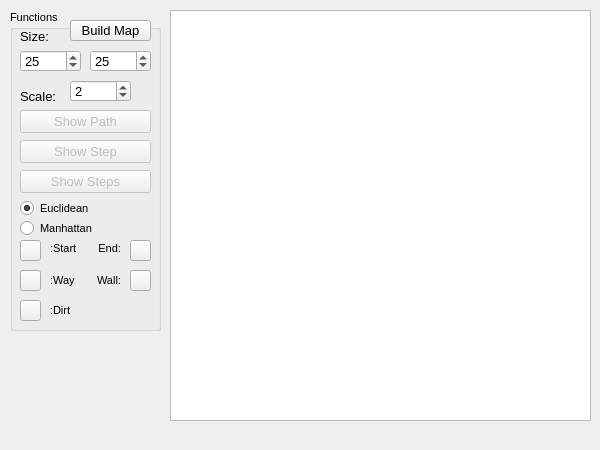
<?xml version="1.0" encoding="UTF-8"?>
<ui version="4.0">
 <class>MainWindow</class>
 <widget class="QMainWindow" name="MainWindow">
  <property name="geometry">
   <rect>
    <x>0</x>
    <y>0</y>
    <width>600</width>
    <height>450</height>
   </rect>
  </property>
  <property name="minimumSize">
   <size>
    <width>600</width>
    <height>450</height>
   </size>
  </property>
  <property name="maximumSize">
   <size>
    <width>600</width>
    <height>450</height>
   </size>
  </property>
  <property name="contextMenuPolicy">
   <enum>Qt::NoContextMenu</enum>
  </property>
  <property name="windowTitle">
   <string>AIF's Pathfinding</string>
  </property>
  <widget class="QWidget" name="centralWidget">
   <widget class="QGraphicsView" name="viewport">
    <property name="geometry">
     <rect>
      <x>170</x>
      <y>10</y>
      <width>421</width>
      <height>411</height>
     </rect>
    </property>
    <property name="sceneRect">
     <rectf>
      <x>0.000000000000000</x>
      <y>0.000000000000000</y>
      <width>0.000000000000000</width>
      <height>0.000000000000000</height>
     </rectf>
    </property>
    <property name="alignment">
     <set>Qt::AlignLeading|Qt::AlignLeft|Qt::AlignTop</set>
    </property>
   </widget>
   <widget class="QGroupBox" name="functionsGroupBox">
    <property name="geometry">
     <rect>
      <x>10</x>
      <y>10</y>
      <width>151</width>
      <height>321</height>
     </rect>
    </property>
    <property name="font">
     <font>
      <pointsize>8</pointsize>
     </font>
    </property>
    <property name="title">
     <string>Functions</string>
    </property>
    <widget class="QSpinBox" name="spinMapWidth">
     <property name="geometry">
      <rect>
       <x>10</x>
       <y>40</y>
       <width>61</width>
       <height>22</height>
      </rect>
     </property>
     <property name="font">
      <font>
       <pointsize>10</pointsize>
      </font>
     </property>
     <property name="prefix">
      <string/>
     </property>
     <property name="maximum">
      <number>100</number>
     </property>
     <property name="value">
      <number>25</number>
     </property>
    </widget>
    <widget class="QSpinBox" name="spinMapHeight">
     <property name="geometry">
      <rect>
       <x>80</x>
       <y>40</y>
       <width>61</width>
       <height>22</height>
      </rect>
     </property>
     <property name="font">
      <font>
       <pointsize>10</pointsize>
      </font>
     </property>
     <property name="maximum">
      <number>100</number>
     </property>
     <property name="value">
      <number>25</number>
     </property>
    </widget>
    <widget class="QLabel" name="lblSize">
     <property name="geometry">
      <rect>
       <x>10</x>
       <y>20</y>
       <width>46</width>
       <height>13</height>
      </rect>
     </property>
     <property name="font">
      <font>
       <pointsize>10</pointsize>
      </font>
     </property>
     <property name="text">
      <string>Size:</string>
     </property>
     <property name="textFormat">
      <enum>Qt::PlainText</enum>
     </property>
    </widget>
    <widget class="QPushButton" name="btnBuildMap">
     <property name="geometry">
      <rect>
       <x>60</x>
       <y>10</y>
       <width>81</width>
       <height>21</height>
      </rect>
     </property>
     <property name="font">
      <font>
       <pointsize>10</pointsize>
      </font>
     </property>
     <property name="text">
      <string>Build Map</string>
     </property>
    </widget>
    <widget class="QPushButton" name="btnShowPath">
     <property name="enabled">
      <bool>false</bool>
     </property>
     <property name="geometry">
      <rect>
       <x>10</x>
       <y>100</y>
       <width>131</width>
       <height>23</height>
      </rect>
     </property>
     <property name="font">
      <font>
       <pointsize>10</pointsize>
      </font>
     </property>
     <property name="text">
      <string>Show Path</string>
     </property>
    </widget>
    <widget class="QPushButton" name="btnShowStep">
     <property name="enabled">
      <bool>false</bool>
     </property>
     <property name="geometry">
      <rect>
       <x>10</x>
       <y>130</y>
       <width>131</width>
       <height>23</height>
      </rect>
     </property>
     <property name="font">
      <font>
       <pointsize>10</pointsize>
      </font>
     </property>
     <property name="text">
      <string>Show Step</string>
     </property>
    </widget>
    <widget class="QPushButton" name="btnShowSteps">
     <property name="enabled">
      <bool>false</bool>
     </property>
     <property name="geometry">
      <rect>
       <x>10</x>
       <y>160</y>
       <width>131</width>
       <height>23</height>
      </rect>
     </property>
     <property name="font">
      <font>
       <pointsize>10</pointsize>
      </font>
     </property>
     <property name="text">
      <string>Show Steps</string>
     </property>
    </widget>
    <widget class="QRadioButton" name="radioBtnEuclidean">
     <property name="geometry">
      <rect>
       <x>10</x>
       <y>190</y>
       <width>82</width>
       <height>17</height>
      </rect>
     </property>
     <property name="text">
      <string>Euclidean</string>
     </property>
     <property name="checkable">
      <bool>true</bool>
     </property>
     <property name="checked">
      <bool>true</bool>
     </property>
    </widget>
    <widget class="QRadioButton" name="radioBtnManhattan">
     <property name="geometry">
      <rect>
       <x>10</x>
       <y>210</y>
       <width>82</width>
       <height>17</height>
      </rect>
     </property>
     <property name="text">
      <string>Manhattan</string>
     </property>
     <property name="checkable">
      <bool>true</bool>
     </property>
     <property name="checked">
      <bool>false</bool>
     </property>
    </widget>
    <widget class="QLabel" name="lblScale">
     <property name="geometry">
      <rect>
       <x>10</x>
       <y>80</y>
       <width>46</width>
       <height>13</height>
      </rect>
     </property>
     <property name="font">
      <font>
       <pointsize>10</pointsize>
      </font>
     </property>
     <property name="text">
      <string>Scale:</string>
     </property>
     <property name="textFormat">
      <enum>Qt::PlainText</enum>
     </property>
    </widget>
    <widget class="QSpinBox" name="spinMapScale">
     <property name="geometry">
      <rect>
       <x>60</x>
       <y>70</y>
       <width>61</width>
       <height>22</height>
      </rect>
     </property>
     <property name="font">
      <font>
       <pointsize>10</pointsize>
      </font>
     </property>
     <property name="maximum">
      <number>4</number>
     </property>
     <property name="value">
      <number>2</number>
     </property>
    </widget>
    <widget class="QPushButton" name="btnStart">
     <property name="geometry">
      <rect>
       <x>10</x>
       <y>230</y>
       <width>21</width>
       <height>21</height>
      </rect>
     </property>
     <property name="text">
      <string/>
     </property>
     <property name="icon">
      <iconset>
       <normaloff>images/startButton.png</normaloff>images/startButton.png</iconset>
     </property>
     <property name="iconSize">
      <size>
       <width>16</width>
       <height>16</height>
      </size>
     </property>
    </widget>
    <widget class="QLabel" name="lblStart">
     <property name="geometry">
      <rect>
       <x>40</x>
       <y>230</y>
       <width>31</width>
       <height>16</height>
      </rect>
     </property>
     <property name="text">
      <string>:Start</string>
     </property>
    </widget>
    <widget class="QPushButton" name="btnEnd">
     <property name="geometry">
      <rect>
       <x>120</x>
       <y>230</y>
       <width>21</width>
       <height>21</height>
      </rect>
     </property>
     <property name="text">
      <string/>
     </property>
     <property name="icon">
      <iconset>
       <normaloff>images/endButton.png</normaloff>images/endButton.png</iconset>
     </property>
     <property name="iconSize">
      <size>
       <width>16</width>
       <height>16</height>
      </size>
     </property>
    </widget>
    <widget class="QLabel" name="lblEnd">
     <property name="geometry">
      <rect>
       <x>80</x>
       <y>230</y>
       <width>31</width>
       <height>16</height>
      </rect>
     </property>
     <property name="text">
      <string>End:</string>
     </property>
     <property name="alignment">
      <set>Qt::AlignRight|Qt::AlignTrailing|Qt::AlignVCenter</set>
     </property>
    </widget>
    <widget class="QPushButton" name="btnWay">
     <property name="geometry">
      <rect>
       <x>10</x>
       <y>260</y>
       <width>21</width>
       <height>21</height>
      </rect>
     </property>
     <property name="text">
      <string/>
     </property>
     <property name="icon">
      <iconset>
       <normaloff>images/freeButton.png</normaloff>images/freeButton.png</iconset>
     </property>
     <property name="iconSize">
      <size>
       <width>16</width>
       <height>16</height>
      </size>
     </property>
    </widget>
    <widget class="QPushButton" name="btnWall">
     <property name="geometry">
      <rect>
       <x>120</x>
       <y>260</y>
       <width>21</width>
       <height>21</height>
      </rect>
     </property>
     <property name="text">
      <string/>
     </property>
     <property name="icon">
      <iconset>
       <normaloff>images/wallButton.png</normaloff>images/wallButton.png</iconset>
     </property>
     <property name="iconSize">
      <size>
       <width>16</width>
       <height>16</height>
      </size>
     </property>
    </widget>
    <widget class="QLabel" name="lblWay">
     <property name="geometry">
      <rect>
       <x>40</x>
       <y>260</y>
       <width>31</width>
       <height>20</height>
      </rect>
     </property>
     <property name="text">
      <string>:Way</string>
     </property>
    </widget>
    <widget class="QLabel" name="lblWall">
     <property name="geometry">
      <rect>
       <x>80</x>
       <y>260</y>
       <width>31</width>
       <height>20</height>
      </rect>
     </property>
     <property name="text">
      <string>Wall:</string>
     </property>
     <property name="alignment">
      <set>Qt::AlignRight|Qt::AlignTrailing|Qt::AlignVCenter</set>
     </property>
    </widget>
    <widget class="QPushButton" name="btnDirt">
     <property name="geometry">
      <rect>
       <x>10</x>
       <y>290</y>
       <width>21</width>
       <height>21</height>
      </rect>
     </property>
     <property name="text">
      <string/>
     </property>
     <property name="icon">
      <iconset>
       <normaloff>images/dirtButton.png</normaloff>images/dirtButton.png</iconset>
     </property>
     <property name="iconSize">
      <size>
       <width>16</width>
       <height>16</height>
      </size>
     </property>
    </widget>
    <widget class="QLabel" name="lblDirt">
     <property name="geometry">
      <rect>
       <x>40</x>
       <y>290</y>
       <width>31</width>
       <height>20</height>
      </rect>
     </property>
     <property name="text">
      <string>:Dirt</string>
     </property>
    </widget>
   </widget>
  </widget>
  <widget class="QMenuBar" name="menuBar">
   <property name="geometry">
    <rect>
     <x>0</x>
     <y>0</y>
     <width>600</width>
     <height>21</height>
    </rect>
   </property>
  </widget>
 </widget>
 <layoutdefault spacing="6" margin="11"/>
 <resources/>
 <connections/>
 <slots>
  <slot>teste()</slot>
 </slots>
</ui>
